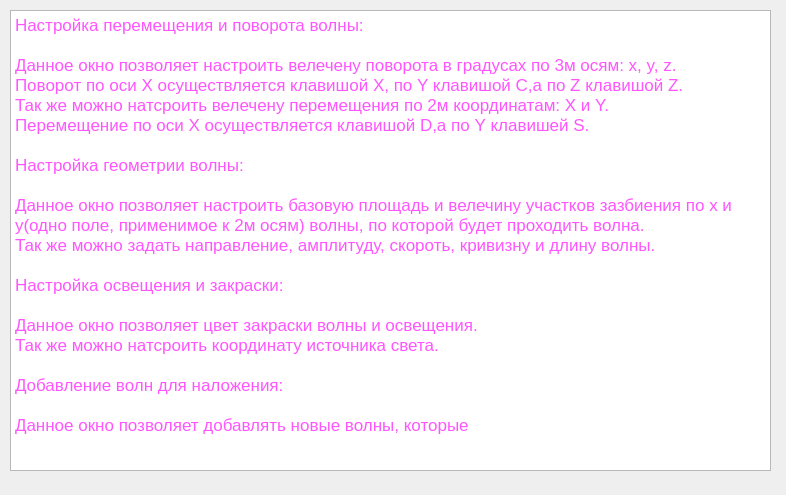
<?xml version="1.0" encoding="UTF-8"?>
<ui version="4.0">
 <class>Dialog_menu_info</class>
 <widget class="QDialog" name="Dialog_menu_info">
  <property name="geometry">
   <rect>
    <x>0</x>
    <y>0</y>
    <width>786</width>
    <height>495</height>
   </rect>
  </property>
  <property name="windowTitle">
   <string>Dialog</string>
  </property>
  <widget class="QTextBrowser" name="textBrowser">
   <property name="geometry">
    <rect>
     <x>10</x>
     <y>10</y>
     <width>761</width>
     <height>461</height>
    </rect>
   </property>
   <property name="html">
    <string>&lt;!DOCTYPE HTML PUBLIC &quot;-//W3C//DTD HTML 4.0//EN&quot; &quot;http://www.w3.org/TR/REC-html40/strict.dtd&quot;&gt;
&lt;html&gt;&lt;head&gt;&lt;meta name=&quot;qrichtext&quot; content=&quot;1&quot; /&gt;&lt;style type=&quot;text/css&quot;&gt;
p, li { white-space: pre-wrap; }
&lt;/style&gt;&lt;/head&gt;&lt;body style=&quot; font-family:'.AppleSystemUIFont'; font-size:13pt; font-weight:400; font-style:normal;&quot;&gt;
&lt;p style=&quot; margin-top:0px; margin-bottom:0px; margin-left:0px; margin-right:0px; -qt-block-indent:0; text-indent:0px;&quot;&gt;&lt;span style=&quot; color:#ff55ff;&quot;&gt;Настройка&lt;/span&gt;&lt;span style=&quot; color:#c0c0c0;&quot;&gt; &lt;/span&gt;&lt;span style=&quot; color:#ff55ff;&quot;&gt;перемещения&lt;/span&gt;&lt;span style=&quot; color:#c0c0c0;&quot;&gt; &lt;/span&gt;&lt;span style=&quot; color:#ff55ff;&quot;&gt;и&lt;/span&gt;&lt;span style=&quot; color:#c0c0c0;&quot;&gt; &lt;/span&gt;&lt;span style=&quot; color:#ff55ff;&quot;&gt;поворота&lt;/span&gt;&lt;span style=&quot; color:#c0c0c0;&quot;&gt; &lt;/span&gt;&lt;span style=&quot; color:#ff55ff;&quot;&gt;волны:&lt;/span&gt;&lt;/p&gt;
&lt;p style=&quot;-qt-paragraph-type:empty; margin-top:0px; margin-bottom:0px; margin-left:0px; margin-right:0px; -qt-block-indent:0; text-indent:0px; color:#ff55ff;&quot;&gt;&lt;br /&gt;&lt;/p&gt;
&lt;p style=&quot; margin-top:0px; margin-bottom:0px; margin-left:0px; margin-right:0px; -qt-block-indent:0; text-indent:0px;&quot;&gt;&lt;span style=&quot; color:#ff55ff;&quot;&gt;Данное&lt;/span&gt;&lt;span style=&quot; color:#c0c0c0;&quot;&gt; &lt;/span&gt;&lt;span style=&quot; color:#ff55ff;&quot;&gt;окно&lt;/span&gt;&lt;span style=&quot; color:#c0c0c0;&quot;&gt; &lt;/span&gt;&lt;span style=&quot; color:#ff55ff;&quot;&gt;позволяет&lt;/span&gt;&lt;span style=&quot; color:#c0c0c0;&quot;&gt; &lt;/span&gt;&lt;span style=&quot; color:#ff55ff;&quot;&gt;настроить&lt;/span&gt;&lt;span style=&quot; color:#c0c0c0;&quot;&gt; &lt;/span&gt;&lt;span style=&quot; color:#ff55ff;&quot;&gt;велечену&lt;/span&gt;&lt;span style=&quot; color:#c0c0c0;&quot;&gt; &lt;/span&gt;&lt;span style=&quot; color:#ff55ff;&quot;&gt;поворота&lt;/span&gt;&lt;span style=&quot; color:#c0c0c0;&quot;&gt; &lt;/span&gt;&lt;span style=&quot; color:#ff55ff;&quot;&gt;в&lt;/span&gt;&lt;span style=&quot; color:#c0c0c0;&quot;&gt; &lt;/span&gt;&lt;span style=&quot; color:#ff55ff;&quot;&gt;градусах по&lt;/span&gt;&lt;span style=&quot; color:#c0c0c0;&quot;&gt; &lt;/span&gt;&lt;span style=&quot; color:#ff55ff;&quot;&gt;3м&lt;/span&gt;&lt;span style=&quot; color:#c0c0c0;&quot;&gt; &lt;/span&gt;&lt;span style=&quot; color:#ff55ff;&quot;&gt;осям:&lt;/span&gt;&lt;span style=&quot; color:#c0c0c0;&quot;&gt; &lt;/span&gt;&lt;span style=&quot; color:#ff55ff;&quot;&gt;x,&lt;/span&gt;&lt;span style=&quot; color:#c0c0c0;&quot;&gt; &lt;/span&gt;&lt;span style=&quot; color:#ff55ff;&quot;&gt;y,&lt;/span&gt;&lt;span style=&quot; color:#c0c0c0;&quot;&gt; &lt;/span&gt;&lt;span style=&quot; color:#ff55ff;&quot;&gt;z.&lt;/span&gt;&lt;/p&gt;
&lt;p style=&quot; margin-top:0px; margin-bottom:0px; margin-left:0px; margin-right:0px; -qt-block-indent:0; text-indent:0px;&quot;&gt;&lt;span style=&quot; font-family:'.AppleSystemUIFontMonospaced'; color:#ff55ff;&quot;&gt;Поворот&lt;/span&gt;&lt;span style=&quot; font-family:'.AppleSystemUIFontMonospaced'; color:#c0c0c0;&quot;&gt; &lt;/span&gt;&lt;span style=&quot; font-family:'.AppleSystemUIFontMonospaced'; color:#ff55ff;&quot;&gt;по&lt;/span&gt;&lt;span style=&quot; font-family:'.AppleSystemUIFontMonospaced'; color:#c0c0c0;&quot;&gt; &lt;/span&gt;&lt;span style=&quot; font-family:'.AppleSystemUIFontMonospaced'; color:#ff55ff;&quot;&gt;оси&lt;/span&gt;&lt;span style=&quot; font-family:'.AppleSystemUIFontMonospaced'; color:#c0c0c0;&quot;&gt; &lt;/span&gt;&lt;span style=&quot; font-family:'.AppleSystemUIFontMonospaced'; color:#ff55ff;&quot;&gt;Х&lt;/span&gt;&lt;span style=&quot; font-family:'.AppleSystemUIFontMonospaced'; color:#c0c0c0;&quot;&gt; &lt;/span&gt;&lt;span style=&quot; font-family:'.AppleSystemUIFontMonospaced'; color:#ff55ff;&quot;&gt;осуществляется&lt;/span&gt;&lt;span style=&quot; font-family:'.AppleSystemUIFontMonospaced'; color:#c0c0c0;&quot;&gt; &lt;/span&gt;&lt;span style=&quot; font-family:'.AppleSystemUIFontMonospaced'; color:#ff55ff;&quot;&gt;клавишой&lt;/span&gt;&lt;span style=&quot; font-family:'.AppleSystemUIFontMonospaced'; color:#c0c0c0;&quot;&gt; &lt;/span&gt;&lt;span style=&quot; font-family:'.AppleSystemUIFontMonospaced'; color:#ff55ff;&quot;&gt;Х,&lt;/span&gt;&lt;span style=&quot; font-family:'.AppleSystemUIFontMonospaced'; color:#c0c0c0;&quot;&gt; &lt;/span&gt;&lt;span style=&quot; font-family:'.AppleSystemUIFontMonospaced'; color:#ff55ff;&quot;&gt;по&lt;/span&gt;&lt;span style=&quot; font-family:'.AppleSystemUIFontMonospaced'; color:#c0c0c0;&quot;&gt; &lt;/span&gt;&lt;span style=&quot; font-family:'.AppleSystemUIFontMonospaced'; color:#ff55ff;&quot;&gt;Y клавишой&lt;/span&gt;&lt;span style=&quot; font-family:'.AppleSystemUIFontMonospaced'; color:#c0c0c0;&quot;&gt; &lt;/span&gt;&lt;span style=&quot; font-family:'.AppleSystemUIFontMonospaced'; color:#ff55ff;&quot;&gt;C,а&lt;/span&gt;&lt;span style=&quot; font-family:'.AppleSystemUIFontMonospaced'; color:#c0c0c0;&quot;&gt; &lt;/span&gt;&lt;span style=&quot; font-family:'.AppleSystemUIFontMonospaced'; color:#ff55ff;&quot;&gt;по&lt;/span&gt;&lt;span style=&quot; font-family:'.AppleSystemUIFontMonospaced'; color:#c0c0c0;&quot;&gt; &lt;/span&gt;&lt;span style=&quot; font-family:'.AppleSystemUIFontMonospaced'; color:#ff55ff;&quot;&gt;Z&lt;/span&gt;&lt;span style=&quot; font-family:'.AppleSystemUIFontMonospaced'; color:#c0c0c0;&quot;&gt; &lt;/span&gt;&lt;span style=&quot; font-family:'.AppleSystemUIFontMonospaced'; color:#ff55ff;&quot;&gt;клавишой&lt;/span&gt;&lt;span style=&quot; font-family:'.AppleSystemUIFontMonospaced'; color:#c0c0c0;&quot;&gt; &lt;/span&gt;&lt;span style=&quot; font-family:'.AppleSystemUIFontMonospaced'; color:#ff55ff;&quot;&gt;Z.&lt;/span&gt;&lt;/p&gt;
&lt;p style=&quot; margin-top:0px; margin-bottom:0px; margin-left:0px; margin-right:0px; -qt-block-indent:0; text-indent:0px;&quot;&gt;&lt;span style=&quot; font-family:'.AppleSystemUIFontMonospaced'; color:#ff55ff;&quot;&gt;Так&lt;/span&gt;&lt;span style=&quot; font-family:'.AppleSystemUIFontMonospaced'; color:#c0c0c0;&quot;&gt; &lt;/span&gt;&lt;span style=&quot; font-family:'.AppleSystemUIFontMonospaced'; color:#ff55ff;&quot;&gt;же&lt;/span&gt;&lt;span style=&quot; font-family:'.AppleSystemUIFontMonospaced'; color:#c0c0c0;&quot;&gt; &lt;/span&gt;&lt;span style=&quot; font-family:'.AppleSystemUIFontMonospaced'; color:#ff55ff;&quot;&gt;можно&lt;/span&gt;&lt;span style=&quot; font-family:'.AppleSystemUIFontMonospaced'; color:#c0c0c0;&quot;&gt; &lt;/span&gt;&lt;span style=&quot; font-family:'.AppleSystemUIFontMonospaced'; color:#ff55ff;&quot;&gt;натсроить&lt;/span&gt;&lt;span style=&quot; font-family:'.AppleSystemUIFontMonospaced'; color:#c0c0c0;&quot;&gt; &lt;/span&gt;&lt;span style=&quot; font-family:'.AppleSystemUIFontMonospaced'; color:#ff55ff;&quot;&gt;велечену&lt;/span&gt;&lt;span style=&quot; font-family:'.AppleSystemUIFontMonospaced'; color:#c0c0c0;&quot;&gt; &lt;/span&gt;&lt;span style=&quot; font-family:'.AppleSystemUIFontMonospaced'; color:#ff55ff;&quot;&gt;перемещения&lt;/span&gt;&lt;span style=&quot; font-family:'.AppleSystemUIFontMonospaced'; color:#c0c0c0;&quot;&gt; &lt;/span&gt;&lt;span style=&quot; font-family:'.AppleSystemUIFontMonospaced'; color:#ff55ff;&quot;&gt;по&lt;/span&gt;&lt;span style=&quot; font-family:'.AppleSystemUIFontMonospaced'; color:#c0c0c0;&quot;&gt; &lt;/span&gt;&lt;span style=&quot; font-family:'.AppleSystemUIFontMonospaced'; color:#ff55ff;&quot;&gt;2м&lt;/span&gt;&lt;span style=&quot; font-family:'.AppleSystemUIFontMonospaced'; color:#c0c0c0;&quot;&gt; &lt;/span&gt;&lt;span style=&quot; font-family:'.AppleSystemUIFontMonospaced'; color:#ff55ff;&quot;&gt;координатам:&lt;/span&gt;&lt;span style=&quot; font-family:'.AppleSystemUIFontMonospaced'; color:#c0c0c0;&quot;&gt; &lt;/span&gt;&lt;span style=&quot; font-family:'.AppleSystemUIFontMonospaced'; color:#ff55ff;&quot;&gt;X&lt;/span&gt;&lt;span style=&quot; font-family:'.AppleSystemUIFontMonospaced'; color:#c0c0c0;&quot;&gt; &lt;/span&gt;&lt;span style=&quot; font-family:'.AppleSystemUIFontMonospaced'; color:#ff55ff;&quot;&gt;и&lt;/span&gt;&lt;span style=&quot; font-family:'.AppleSystemUIFontMonospaced'; color:#c0c0c0;&quot;&gt; &lt;/span&gt;&lt;span style=&quot; font-family:'.AppleSystemUIFontMonospaced'; color:#ff55ff;&quot;&gt;Y.&lt;/span&gt;&lt;/p&gt;
&lt;p style=&quot; margin-top:0px; margin-bottom:0px; margin-left:0px; margin-right:0px; -qt-block-indent:0; text-indent:0px;&quot;&gt;&lt;span style=&quot; font-family:'.AppleSystemUIFontMonospaced'; color:#ff55ff;&quot;&gt;Перемещение&lt;/span&gt;&lt;span style=&quot; font-family:'.AppleSystemUIFontMonospaced'; color:#c0c0c0;&quot;&gt; &lt;/span&gt;&lt;span style=&quot; font-family:'.AppleSystemUIFontMonospaced'; color:#ff55ff;&quot;&gt;по&lt;/span&gt;&lt;span style=&quot; font-family:'.AppleSystemUIFontMonospaced'; color:#c0c0c0;&quot;&gt; &lt;/span&gt;&lt;span style=&quot; font-family:'.AppleSystemUIFontMonospaced'; color:#ff55ff;&quot;&gt;оси&lt;/span&gt;&lt;span style=&quot; font-family:'.AppleSystemUIFontMonospaced'; color:#c0c0c0;&quot;&gt; &lt;/span&gt;&lt;span style=&quot; font-family:'.AppleSystemUIFontMonospaced'; color:#ff55ff;&quot;&gt;X&lt;/span&gt;&lt;span style=&quot; font-family:'.AppleSystemUIFontMonospaced'; color:#c0c0c0;&quot;&gt; &lt;/span&gt;&lt;span style=&quot; font-family:'.AppleSystemUIFontMonospaced'; color:#ff55ff;&quot;&gt;осуществляется&lt;/span&gt;&lt;span style=&quot; font-family:'.AppleSystemUIFontMonospaced'; color:#c0c0c0;&quot;&gt; &lt;/span&gt;&lt;span style=&quot; font-family:'.AppleSystemUIFontMonospaced'; color:#ff55ff;&quot;&gt;клавишой&lt;/span&gt;&lt;span style=&quot; font-family:'.AppleSystemUIFontMonospaced'; color:#c0c0c0;&quot;&gt; &lt;/span&gt;&lt;span style=&quot; font-family:'.AppleSystemUIFontMonospaced'; color:#ff55ff;&quot;&gt;D,а&lt;/span&gt;&lt;span style=&quot; font-family:'.AppleSystemUIFontMonospaced'; color:#c0c0c0;&quot;&gt; &lt;/span&gt;&lt;span style=&quot; font-family:'.AppleSystemUIFontMonospaced'; color:#ff55ff;&quot;&gt;по&lt;/span&gt;&lt;span style=&quot; font-family:'.AppleSystemUIFontMonospaced'; color:#c0c0c0;&quot;&gt; &lt;/span&gt;&lt;span style=&quot; font-family:'.AppleSystemUIFontMonospaced'; color:#ff55ff;&quot;&gt;Y&lt;/span&gt;&lt;span style=&quot; font-family:'.AppleSystemUIFontMonospaced'; color:#c0c0c0;&quot;&gt; &lt;/span&gt;&lt;span style=&quot; font-family:'.AppleSystemUIFontMonospaced'; color:#ff55ff;&quot;&gt;клавишей&lt;/span&gt;&lt;span style=&quot; font-family:'.AppleSystemUIFontMonospaced'; color:#c0c0c0;&quot;&gt; &lt;/span&gt;&lt;span style=&quot; font-family:'.AppleSystemUIFontMonospaced'; color:#ff55ff;&quot;&gt;S.&lt;/span&gt;&lt;/p&gt;
&lt;p style=&quot;-qt-paragraph-type:empty; margin-top:0px; margin-bottom:0px; margin-left:0px; margin-right:0px; -qt-block-indent:0; text-indent:0px; font-family:'.AppleSystemUIFontMonospaced'; color:#ff55ff;&quot;&gt;&lt;br /&gt;&lt;/p&gt;
&lt;p style=&quot; margin-top:0px; margin-bottom:0px; margin-left:0px; margin-right:0px; -qt-block-indent:0; text-indent:0px;&quot;&gt;&lt;span style=&quot; color:#ff55ff;&quot;&gt;Настройка&lt;/span&gt;&lt;span style=&quot; color:#c0c0c0;&quot;&gt; &lt;/span&gt;&lt;span style=&quot; color:#ff55ff;&quot;&gt;геометрии&lt;/span&gt;&lt;span style=&quot; color:#c0c0c0;&quot;&gt; &lt;/span&gt;&lt;span style=&quot; color:#ff55ff;&quot;&gt;волны:&lt;/span&gt;&lt;/p&gt;
&lt;p style=&quot;-qt-paragraph-type:empty; margin-top:0px; margin-bottom:0px; margin-left:0px; margin-right:0px; -qt-block-indent:0; text-indent:0px; color:#ff55ff;&quot;&gt;&lt;br /&gt;&lt;/p&gt;
&lt;p style=&quot; margin-top:0px; margin-bottom:0px; margin-left:0px; margin-right:0px; -qt-block-indent:0; text-indent:0px;&quot;&gt;&lt;span style=&quot; font-family:'.AppleSystemUIFontMonospaced'; color:#ff55ff;&quot;&gt;Данное&lt;/span&gt;&lt;span style=&quot; font-family:'.AppleSystemUIFontMonospaced'; color:#c0c0c0;&quot;&gt; &lt;/span&gt;&lt;span style=&quot; font-family:'.AppleSystemUIFontMonospaced'; color:#ff55ff;&quot;&gt;окно&lt;/span&gt;&lt;span style=&quot; font-family:'.AppleSystemUIFontMonospaced'; color:#c0c0c0;&quot;&gt; &lt;/span&gt;&lt;span style=&quot; font-family:'.AppleSystemUIFontMonospaced'; color:#ff55ff;&quot;&gt;позволяет&lt;/span&gt;&lt;span style=&quot; font-family:'.AppleSystemUIFontMonospaced'; color:#c0c0c0;&quot;&gt; &lt;/span&gt;&lt;span style=&quot; font-family:'.AppleSystemUIFontMonospaced'; color:#ff55ff;&quot;&gt;настроить&lt;/span&gt;&lt;span style=&quot; font-family:'.AppleSystemUIFontMonospaced'; color:#c0c0c0;&quot;&gt; &lt;/span&gt;&lt;span style=&quot; font-family:'.AppleSystemUIFontMonospaced'; color:#ff55ff;&quot;&gt;базовую&lt;/span&gt;&lt;span style=&quot; font-family:'.AppleSystemUIFontMonospaced'; color:#c0c0c0;&quot;&gt; &lt;/span&gt;&lt;span style=&quot; font-family:'.AppleSystemUIFontMonospaced'; color:#ff55ff;&quot;&gt;площадь&lt;/span&gt;&lt;span style=&quot; font-family:'.AppleSystemUIFontMonospaced'; color:#c0c0c0;&quot;&gt; &lt;/span&gt;&lt;span style=&quot; font-family:'.AppleSystemUIFontMonospaced'; color:#ff55ff;&quot;&gt;и велечину участков&lt;/span&gt;&lt;span style=&quot; font-family:'.AppleSystemUIFontMonospaced'; color:#c0c0c0;&quot;&gt; &lt;/span&gt;&lt;span style=&quot; font-family:'.AppleSystemUIFontMonospaced'; color:#ff55ff;&quot;&gt;зазбиения&lt;/span&gt;&lt;span style=&quot; font-family:'.AppleSystemUIFontMonospaced'; color:#c0c0c0;&quot;&gt; &lt;/span&gt;&lt;span style=&quot; font-family:'.AppleSystemUIFontMonospaced'; color:#ff55ff;&quot;&gt;по&lt;/span&gt;&lt;span style=&quot; font-family:'.AppleSystemUIFontMonospaced'; color:#c0c0c0;&quot;&gt; &lt;/span&gt;&lt;span style=&quot; font-family:'.AppleSystemUIFontMonospaced'; color:#ff55ff;&quot;&gt;x&lt;/span&gt;&lt;span style=&quot; font-family:'.AppleSystemUIFontMonospaced'; color:#c0c0c0;&quot;&gt; &lt;/span&gt;&lt;span style=&quot; font-family:'.AppleSystemUIFontMonospaced'; color:#ff55ff;&quot;&gt;и&lt;/span&gt;&lt;span style=&quot; font-family:'.AppleSystemUIFontMonospaced'; color:#c0c0c0;&quot;&gt; &lt;/span&gt;&lt;span style=&quot; font-family:'.AppleSystemUIFontMonospaced'; color:#ff55ff;&quot;&gt;y(одно&lt;/span&gt;&lt;span style=&quot; font-family:'.AppleSystemUIFontMonospaced'; color:#c0c0c0;&quot;&gt; &lt;/span&gt;&lt;span style=&quot; font-family:'.AppleSystemUIFontMonospaced'; color:#ff55ff;&quot;&gt;поле,&lt;/span&gt;&lt;span style=&quot; font-family:'.AppleSystemUIFontMonospaced'; color:#c0c0c0;&quot;&gt; &lt;/span&gt;&lt;span style=&quot; font-family:'.AppleSystemUIFontMonospaced'; color:#ff55ff;&quot;&gt;применимое&lt;/span&gt;&lt;span style=&quot; font-family:'.AppleSystemUIFontMonospaced'; color:#c0c0c0;&quot;&gt; &lt;/span&gt;&lt;span style=&quot; font-family:'.AppleSystemUIFontMonospaced'; color:#ff55ff;&quot;&gt;к&lt;/span&gt;&lt;span style=&quot; font-family:'.AppleSystemUIFontMonospaced'; color:#c0c0c0;&quot;&gt; &lt;/span&gt;&lt;span style=&quot; font-family:'.AppleSystemUIFontMonospaced'; color:#ff55ff;&quot;&gt;2м&lt;/span&gt;&lt;span style=&quot; font-family:'.AppleSystemUIFontMonospaced'; color:#c0c0c0;&quot;&gt; &lt;/span&gt;&lt;span style=&quot; font-family:'.AppleSystemUIFontMonospaced'; color:#ff55ff;&quot;&gt;осям)&lt;/span&gt;&lt;span style=&quot; font-family:'.AppleSystemUIFontMonospaced'; color:#c0c0c0;&quot;&gt; &lt;/span&gt;&lt;span style=&quot; font-family:'.AppleSystemUIFontMonospaced'; color:#ff55ff;&quot;&gt;волны, по&lt;/span&gt;&lt;span style=&quot; font-family:'.AppleSystemUIFontMonospaced'; color:#c0c0c0;&quot;&gt; &lt;/span&gt;&lt;span style=&quot; font-family:'.AppleSystemUIFontMonospaced'; color:#ff55ff;&quot;&gt;которой&lt;/span&gt;&lt;span style=&quot; font-family:'.AppleSystemUIFontMonospaced'; color:#c0c0c0;&quot;&gt; &lt;/span&gt;&lt;span style=&quot; font-family:'.AppleSystemUIFontMonospaced'; color:#ff55ff;&quot;&gt;будет&lt;/span&gt;&lt;span style=&quot; font-family:'.AppleSystemUIFontMonospaced'; color:#c0c0c0;&quot;&gt; &lt;/span&gt;&lt;span style=&quot; font-family:'.AppleSystemUIFontMonospaced'; color:#ff55ff;&quot;&gt;проходить&lt;/span&gt;&lt;span style=&quot; font-family:'.AppleSystemUIFontMonospaced'; color:#c0c0c0;&quot;&gt; &lt;/span&gt;&lt;span style=&quot; font-family:'.AppleSystemUIFontMonospaced'; color:#ff55ff;&quot;&gt;волна.&lt;/span&gt;&lt;/p&gt;
&lt;p style=&quot; margin-top:0px; margin-bottom:0px; margin-left:0px; margin-right:0px; -qt-block-indent:0; text-indent:0px;&quot;&gt;&lt;span style=&quot; font-family:'.AppleSystemUIFontMonospaced'; color:#ff55ff;&quot;&gt;Так&lt;/span&gt;&lt;span style=&quot; font-family:'.AppleSystemUIFontMonospaced'; color:#c0c0c0;&quot;&gt; &lt;/span&gt;&lt;span style=&quot; font-family:'.AppleSystemUIFontMonospaced'; color:#ff55ff;&quot;&gt;же&lt;/span&gt;&lt;span style=&quot; font-family:'.AppleSystemUIFontMonospaced'; color:#c0c0c0;&quot;&gt; &lt;/span&gt;&lt;span style=&quot; font-family:'.AppleSystemUIFontMonospaced'; color:#ff55ff;&quot;&gt;можно&lt;/span&gt;&lt;span style=&quot; font-family:'.AppleSystemUIFontMonospaced'; color:#c0c0c0;&quot;&gt; &lt;/span&gt;&lt;span style=&quot; font-family:'.AppleSystemUIFontMonospaced'; color:#ff55ff;&quot;&gt;задать&lt;/span&gt;&lt;span style=&quot; font-family:'.AppleSystemUIFontMonospaced'; color:#c0c0c0;&quot;&gt; &lt;/span&gt;&lt;span style=&quot; font-family:'.AppleSystemUIFontMonospaced'; color:#ff55ff;&quot;&gt;направление,&lt;/span&gt;&lt;span style=&quot; font-family:'.AppleSystemUIFontMonospaced'; color:#c0c0c0;&quot;&gt; &lt;/span&gt;&lt;span style=&quot; font-family:'.AppleSystemUIFontMonospaced'; color:#ff55ff;&quot;&gt;амплитуду,&lt;/span&gt;&lt;span style=&quot; font-family:'.AppleSystemUIFontMonospaced'; color:#c0c0c0;&quot;&gt; &lt;/span&gt;&lt;span style=&quot; font-family:'.AppleSystemUIFontMonospaced'; color:#ff55ff;&quot;&gt;скороть,&lt;/span&gt;&lt;span style=&quot; font-family:'.AppleSystemUIFontMonospaced'; color:#c0c0c0;&quot;&gt; &lt;/span&gt;&lt;span style=&quot; font-family:'.AppleSystemUIFontMonospaced'; color:#ff55ff;&quot;&gt;кривизну и&lt;/span&gt;&lt;span style=&quot; font-family:'.AppleSystemUIFontMonospaced'; color:#c0c0c0;&quot;&gt; &lt;/span&gt;&lt;span style=&quot; font-family:'.AppleSystemUIFontMonospaced'; color:#ff55ff;&quot;&gt;длину&lt;/span&gt;&lt;span style=&quot; font-family:'.AppleSystemUIFontMonospaced'; color:#c0c0c0;&quot;&gt; &lt;/span&gt;&lt;span style=&quot; font-family:'.AppleSystemUIFontMonospaced'; color:#ff55ff;&quot;&gt;волны.&lt;/span&gt;&lt;/p&gt;
&lt;p style=&quot;-qt-paragraph-type:empty; margin-top:0px; margin-bottom:0px; margin-left:0px; margin-right:0px; -qt-block-indent:0; text-indent:0px; font-family:'.AppleSystemUIFontMonospaced'; color:#ff55ff;&quot;&gt;&lt;br /&gt;&lt;/p&gt;
&lt;p style=&quot; margin-top:0px; margin-bottom:0px; margin-left:0px; margin-right:0px; -qt-block-indent:0; text-indent:0px;&quot;&gt;&lt;span style=&quot; color:#ff55ff;&quot;&gt;Настройка&lt;/span&gt;&lt;span style=&quot; color:#c0c0c0;&quot;&gt; &lt;/span&gt;&lt;span style=&quot; color:#ff55ff;&quot;&gt;освещения&lt;/span&gt;&lt;span style=&quot; color:#c0c0c0;&quot;&gt; &lt;/span&gt;&lt;span style=&quot; color:#ff55ff;&quot;&gt;и&lt;/span&gt;&lt;span style=&quot; color:#c0c0c0;&quot;&gt; &lt;/span&gt;&lt;span style=&quot; color:#ff55ff;&quot;&gt;закраски:&lt;/span&gt;&lt;/p&gt;
&lt;p style=&quot;-qt-paragraph-type:empty; margin-top:0px; margin-bottom:0px; margin-left:0px; margin-right:0px; -qt-block-indent:0; text-indent:0px; color:#ff55ff;&quot;&gt;&lt;br /&gt;&lt;/p&gt;
&lt;p style=&quot; margin-top:0px; margin-bottom:0px; margin-left:0px; margin-right:0px; -qt-block-indent:0; text-indent:0px;&quot;&gt;&lt;span style=&quot; font-family:'.AppleSystemUIFontMonospaced'; color:#ff55ff;&quot;&gt;Данное&lt;/span&gt;&lt;span style=&quot; font-family:'.AppleSystemUIFontMonospaced'; color:#c0c0c0;&quot;&gt; &lt;/span&gt;&lt;span style=&quot; font-family:'.AppleSystemUIFontMonospaced'; color:#ff55ff;&quot;&gt;окно&lt;/span&gt;&lt;span style=&quot; font-family:'.AppleSystemUIFontMonospaced'; color:#c0c0c0;&quot;&gt; &lt;/span&gt;&lt;span style=&quot; font-family:'.AppleSystemUIFontMonospaced'; color:#ff55ff;&quot;&gt;позволяет&lt;/span&gt;&lt;span style=&quot; font-family:'.AppleSystemUIFontMonospaced'; color:#c0c0c0;&quot;&gt; &lt;/span&gt;&lt;span style=&quot; font-family:'.AppleSystemUIFontMonospaced'; color:#ff55ff;&quot;&gt;цвет&lt;/span&gt;&lt;span style=&quot; font-family:'.AppleSystemUIFontMonospaced'; color:#c0c0c0;&quot;&gt; &lt;/span&gt;&lt;span style=&quot; font-family:'.AppleSystemUIFontMonospaced'; color:#ff55ff;&quot;&gt;закраски&lt;/span&gt;&lt;span style=&quot; font-family:'.AppleSystemUIFontMonospaced'; color:#c0c0c0;&quot;&gt; &lt;/span&gt;&lt;span style=&quot; font-family:'.AppleSystemUIFontMonospaced'; color:#ff55ff;&quot;&gt;волны&lt;/span&gt;&lt;span style=&quot; font-family:'.AppleSystemUIFontMonospaced'; color:#c0c0c0;&quot;&gt; &lt;/span&gt;&lt;span style=&quot; font-family:'.AppleSystemUIFontMonospaced'; color:#ff55ff;&quot;&gt;и&lt;/span&gt;&lt;span style=&quot; font-family:'.AppleSystemUIFontMonospaced'; color:#c0c0c0;&quot;&gt; &lt;/span&gt;&lt;span style=&quot; font-family:'.AppleSystemUIFontMonospaced'; color:#ff55ff;&quot;&gt;освещения.&lt;/span&gt;&lt;/p&gt;
&lt;p style=&quot; margin-top:0px; margin-bottom:0px; margin-left:0px; margin-right:0px; -qt-block-indent:0; text-indent:0px;&quot;&gt;&lt;span style=&quot; font-family:'.AppleSystemUIFontMonospaced'; color:#ff55ff;&quot;&gt;Так&lt;/span&gt;&lt;span style=&quot; font-family:'.AppleSystemUIFontMonospaced'; color:#c0c0c0;&quot;&gt; &lt;/span&gt;&lt;span style=&quot; font-family:'.AppleSystemUIFontMonospaced'; color:#ff55ff;&quot;&gt;же&lt;/span&gt;&lt;span style=&quot; font-family:'.AppleSystemUIFontMonospaced'; color:#c0c0c0;&quot;&gt; &lt;/span&gt;&lt;span style=&quot; font-family:'.AppleSystemUIFontMonospaced'; color:#ff55ff;&quot;&gt;можно&lt;/span&gt;&lt;span style=&quot; font-family:'.AppleSystemUIFontMonospaced'; color:#c0c0c0;&quot;&gt; &lt;/span&gt;&lt;span style=&quot; font-family:'.AppleSystemUIFontMonospaced'; color:#ff55ff;&quot;&gt;натсроить&lt;/span&gt;&lt;span style=&quot; font-family:'.AppleSystemUIFontMonospaced'; color:#c0c0c0;&quot;&gt; &lt;/span&gt;&lt;span style=&quot; font-family:'.AppleSystemUIFontMonospaced'; color:#ff55ff;&quot;&gt;координату&lt;/span&gt;&lt;span style=&quot; font-family:'.AppleSystemUIFontMonospaced'; color:#c0c0c0;&quot;&gt; &lt;/span&gt;&lt;span style=&quot; font-family:'.AppleSystemUIFontMonospaced'; color:#ff55ff;&quot;&gt;источника&lt;/span&gt;&lt;span style=&quot; font-family:'.AppleSystemUIFontMonospaced'; color:#c0c0c0;&quot;&gt; &lt;/span&gt;&lt;span style=&quot; font-family:'.AppleSystemUIFontMonospaced'; color:#ff55ff;&quot;&gt;света.&lt;/span&gt;&lt;/p&gt;
&lt;p style=&quot;-qt-paragraph-type:empty; margin-top:0px; margin-bottom:0px; margin-left:0px; margin-right:0px; -qt-block-indent:0; text-indent:0px; font-family:'.AppleSystemUIFontMonospaced'; color:#ff55ff;&quot;&gt;&lt;br /&gt;&lt;/p&gt;
&lt;p style=&quot; margin-top:0px; margin-bottom:0px; margin-left:0px; margin-right:0px; -qt-block-indent:0; text-indent:0px;&quot;&gt;&lt;span style=&quot; color:#ff55ff;&quot;&gt;Добавление&lt;/span&gt;&lt;span style=&quot; color:#c0c0c0;&quot;&gt; &lt;/span&gt;&lt;span style=&quot; color:#ff55ff;&quot;&gt;волн&lt;/span&gt;&lt;span style=&quot; color:#c0c0c0;&quot;&gt; &lt;/span&gt;&lt;span style=&quot; color:#ff55ff;&quot;&gt;для&lt;/span&gt;&lt;span style=&quot; color:#c0c0c0;&quot;&gt; &lt;/span&gt;&lt;span style=&quot; color:#ff55ff;&quot;&gt;наложения:&lt;/span&gt;&lt;/p&gt;
&lt;p style=&quot;-qt-paragraph-type:empty; margin-top:0px; margin-bottom:0px; margin-left:0px; margin-right:0px; -qt-block-indent:0; text-indent:0px; color:#ff55ff;&quot;&gt;&lt;br /&gt;&lt;/p&gt;
&lt;p style=&quot; margin-top:0px; margin-bottom:0px; margin-left:0px; margin-right:0px; -qt-block-indent:0; text-indent:0px;&quot;&gt;&lt;span style=&quot; font-family:'.AppleSystemUIFontMonospaced'; color:#ff55ff;&quot;&gt;Данное&lt;/span&gt;&lt;span style=&quot; font-family:'.AppleSystemUIFontMonospaced'; color:#c0c0c0;&quot;&gt; &lt;/span&gt;&lt;span style=&quot; font-family:'.AppleSystemUIFontMonospaced'; color:#ff55ff;&quot;&gt;окно&lt;/span&gt;&lt;span style=&quot; font-family:'.AppleSystemUIFontMonospaced'; color:#c0c0c0;&quot;&gt; &lt;/span&gt;&lt;span style=&quot; font-family:'.AppleSystemUIFontMonospaced'; color:#ff55ff;&quot;&gt;позволяет&lt;/span&gt;&lt;span style=&quot; font-family:'.AppleSystemUIFontMonospaced'; color:#c0c0c0;&quot;&gt; &lt;/span&gt;&lt;span style=&quot; font-family:'.AppleSystemUIFontMonospaced'; color:#ff55ff;&quot;&gt;добавлять&lt;/span&gt;&lt;span style=&quot; font-family:'.AppleSystemUIFontMonospaced'; color:#c0c0c0;&quot;&gt; &lt;/span&gt;&lt;span style=&quot; font-family:'.AppleSystemUIFontMonospaced'; color:#ff55ff;&quot;&gt;новые&lt;/span&gt;&lt;span style=&quot; font-family:'.AppleSystemUIFontMonospaced'; color:#c0c0c0;&quot;&gt; &lt;/span&gt;&lt;span style=&quot; font-family:'.AppleSystemUIFontMonospaced'; color:#ff55ff;&quot;&gt;волны, которые&lt;/span&gt;&lt;span style=&quot; font-family:'.AppleSystemUIFontMonospaced'; color:#c0c0c0;&quot;&gt; &lt;/span&gt;&lt;span style=&quot; font-family:'.AppleSystemUIFontMonospaced'; color:#ff55ff;&quot;&gt;будут&lt;/span&gt;&lt;span style=&quot; font-family:'.AppleSystemUIFontMonospaced'; color:#c0c0c0;&quot;&gt; &lt;/span&gt;&lt;span style=&quot; font-family:'.AppleSystemUIFontMonospaced'; color:#ff55ff;&quot;&gt;накладываться&lt;/span&gt;&lt;span style=&quot; font-family:'.AppleSystemUIFontMonospaced'; color:#c0c0c0;&quot;&gt; &lt;/span&gt;&lt;span style=&quot; font-family:'.AppleSystemUIFontMonospaced'; color:#ff55ff;&quot;&gt;на&lt;/span&gt;&lt;span style=&quot; font-family:'.AppleSystemUIFontMonospaced'; color:#c0c0c0;&quot;&gt; &lt;/span&gt;&lt;span style=&quot; font-family:'.AppleSystemUIFontMonospaced'; color:#ff55ff;&quot;&gt;основную.&lt;/span&gt;&lt;/p&gt;
&lt;p style=&quot;-qt-paragraph-type:empty; margin-top:0px; margin-bottom:0px; margin-left:0px; margin-right:0px; -qt-block-indent:0; text-indent:0px; font-family:'.AppleSystemUIFontMonospaced'; color:#ff55ff;&quot;&gt;&lt;br /&gt;&lt;/p&gt;
&lt;p style=&quot; margin-top:0px; margin-bottom:0px; margin-left:0px; margin-right:0px; -qt-block-indent:0; text-indent:0px;&quot;&gt;&lt;span style=&quot; color:#ff55ff;&quot;&gt;Сброс:&lt;/span&gt;&lt;/p&gt;
&lt;p style=&quot;-qt-paragraph-type:empty; margin-top:0px; margin-bottom:0px; margin-left:0px; margin-right:0px; -qt-block-indent:0; text-indent:0px; font-family:'.AppleSystemUIFontMonospaced';&quot;&gt;&lt;br /&gt;&lt;/p&gt;
&lt;p style=&quot; margin-top:0px; margin-bottom:0px; margin-left:0px; margin-right:0px; -qt-block-indent:0; text-indent:0px;&quot;&gt;&lt;span style=&quot; font-family:'.AppleSystemUIFontMonospaced'; color:#ff55ff;&quot;&gt;Данная&lt;/span&gt;&lt;span style=&quot; font-family:'.AppleSystemUIFontMonospaced'; color:#c0c0c0;&quot;&gt; &lt;/span&gt;&lt;span style=&quot; font-family:'.AppleSystemUIFontMonospaced'; color:#ff55ff;&quot;&gt;функция&lt;/span&gt;&lt;span style=&quot; font-family:'.AppleSystemUIFontMonospaced'; color:#c0c0c0;&quot;&gt; &lt;/span&gt;&lt;span style=&quot; font-family:'.AppleSystemUIFontMonospaced'; color:#ff55ff;&quot;&gt;сбрасывает&lt;/span&gt;&lt;span style=&quot; font-family:'.AppleSystemUIFontMonospaced'; color:#c0c0c0;&quot;&gt; &lt;/span&gt;&lt;span style=&quot; font-family:'.AppleSystemUIFontMonospaced'; color:#ff55ff;&quot;&gt;настройки&lt;/span&gt;&lt;span style=&quot; font-family:'.AppleSystemUIFontMonospaced'; color:#c0c0c0;&quot;&gt; &lt;/span&gt;&lt;span style=&quot; font-family:'.AppleSystemUIFontMonospaced'; color:#ff55ff;&quot;&gt;волны&lt;/span&gt;&lt;span style=&quot; font-family:'.AppleSystemUIFontMonospaced'; color:#c0c0c0;&quot;&gt; &lt;/span&gt;&lt;span style=&quot; font-family:'.AppleSystemUIFontMonospaced'; color:#ff55ff;&quot;&gt;до&lt;/span&gt;&lt;span style=&quot; font-family:'.AppleSystemUIFontMonospaced'; color:#c0c0c0;&quot;&gt; &lt;/span&gt;&lt;span style=&quot; font-family:'.AppleSystemUIFontMonospaced'; color:#ff55ff;&quot;&gt;первоначальных(указанных&lt;/span&gt;&lt;span style=&quot; font-family:'.AppleSystemUIFontMonospaced'; color:#c0c0c0;&quot;&gt; &lt;/span&gt;&lt;span style=&quot; font-family:'.AppleSystemUIFontMonospaced'; color:#ff55ff;&quot;&gt;в&lt;/span&gt;&lt;span style=&quot; font-family:'.AppleSystemUIFontMonospaced'; color:#c0c0c0;&quot;&gt; &lt;/span&gt;&lt;span style=&quot; font-family:'.AppleSystemUIFontMonospaced'; color:#ff55ff;&quot;&gt;окне&lt;/span&gt;&lt;span style=&quot; font-family:'.AppleSystemUIFontMonospaced'; color:#c0c0c0;&quot;&gt; &lt;/span&gt;&lt;span style=&quot; font-family:'.AppleSystemUIFontMonospaced'; color:#ff55ff;&quot;&gt;'Настройка&lt;/span&gt;&lt;span style=&quot; font-family:'.AppleSystemUIFontMonospaced'; color:#c0c0c0;&quot;&gt; &lt;/span&gt;&lt;span style=&quot; font-family:'.AppleSystemUIFontMonospaced'; color:#ff55ff;&quot;&gt;геометрии&lt;/span&gt;&lt;span style=&quot; font-family:'.AppleSystemUIFontMonospaced'; color:#c0c0c0;&quot;&gt; &lt;/span&gt;&lt;span style=&quot; font-family:'.AppleSystemUIFontMonospaced'; color:#ff55ff;&quot;&gt;волны').&lt;/span&gt;&lt;/p&gt;
&lt;p style=&quot; margin-top:0px; margin-bottom:0px; margin-left:0px; margin-right:0px; -qt-block-indent:0; text-indent:0px;&quot;&gt;&lt;span style=&quot; font-family:'.AppleSystemUIFontMonospaced'; color:#ff55ff;&quot;&gt;Так&lt;/span&gt;&lt;span style=&quot; font-family:'.AppleSystemUIFontMonospaced'; color:#c0c0c0;&quot;&gt; &lt;/span&gt;&lt;span style=&quot; font-family:'.AppleSystemUIFontMonospaced'; color:#ff55ff;&quot;&gt;же&lt;/span&gt;&lt;span style=&quot; font-family:'.AppleSystemUIFontMonospaced'; color:#c0c0c0;&quot;&gt; &lt;/span&gt;&lt;span style=&quot; font-family:'.AppleSystemUIFontMonospaced'; color:#ff55ff;&quot;&gt;удаляются&lt;/span&gt;&lt;span style=&quot; font-family:'.AppleSystemUIFontMonospaced'; color:#c0c0c0;&quot;&gt; &lt;/span&gt;&lt;span style=&quot; font-family:'.AppleSystemUIFontMonospaced'; color:#ff55ff;&quot;&gt;все&lt;/span&gt;&lt;span style=&quot; font-family:'.AppleSystemUIFontMonospaced'; color:#c0c0c0;&quot;&gt; &lt;/span&gt;&lt;span style=&quot; font-family:'.AppleSystemUIFontMonospaced'; color:#ff55ff;&quot;&gt;накладываемые&lt;/span&gt;&lt;span style=&quot; font-family:'.AppleSystemUIFontMonospaced'; color:#c0c0c0;&quot;&gt; &lt;/span&gt;&lt;span style=&quot; font-family:'.AppleSystemUIFontMonospaced'; color:#ff55ff;&quot;&gt;волны.&lt;/span&gt;&lt;/p&gt;
&lt;p style=&quot;-qt-paragraph-type:empty; margin-top:0px; margin-bottom:0px; margin-left:0px; margin-right:0px; -qt-block-indent:0; text-indent:0px; font-family:'.AppleSystemUIFontMonospaced';&quot;&gt;&lt;br /&gt;&lt;/p&gt;&lt;/body&gt;&lt;/html&gt;</string>
   </property>
  </widget>
 </widget>
 <resources/>
 <connections/>
</ui>
